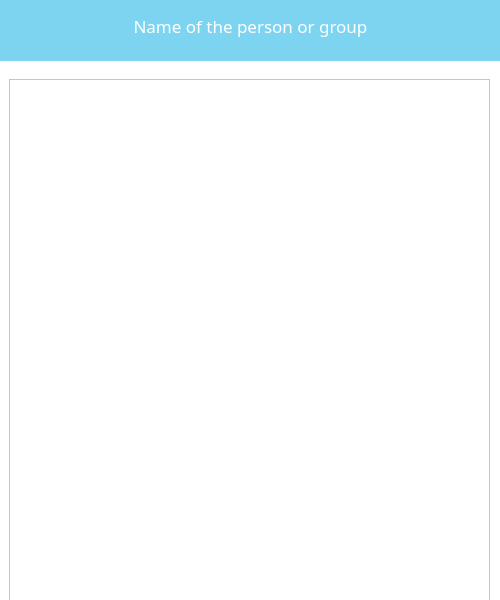
<?xml version="1.0" encoding="UTF-8"?>
<ui version="4.0">
 <class>ChatWindow</class>
 <widget class="QDialog" name="ChatWindow">
  <property name="geometry">
   <rect>
    <x>0</x>
    <y>0</y>
    <width>500</width>
    <height>600</height>
   </rect>
  </property>
  <property name="minimumSize">
   <size>
    <width>500</width>
    <height>600</height>
   </size>
  </property>
  <property name="font">
   <font>
    <family>Yu Gothic UI Semilight</family>
    <pointsize>12</pointsize>
   </font>
  </property>
  <property name="windowTitle">
   <string>Chat with</string>
  </property>
  <property name="styleSheet">
   <string notr="true">background-color: rgb(255, 255, 255);</string>
  </property>
  <widget class="Line" name="line">
   <property name="geometry">
    <rect>
     <x>0</x>
     <y>0</y>
     <width>500</width>
     <height>61</height>
    </rect>
   </property>
   <property name="styleSheet">
    <string notr="true">background-color: rgb(125, 212, 240);
color: rgb(125, 212, 240);</string>
   </property>
   <property name="lineWidth">
    <number>29</number>
   </property>
   <property name="midLineWidth">
    <number>-1</number>
   </property>
   <property name="orientation">
    <enum>Qt::Horizontal</enum>
   </property>
  </widget>
  <widget class="QPushButton" name="pushButton_2">
   <property name="geometry">
    <rect>
     <x>10</x>
     <y>10</y>
     <width>31</width>
     <height>31</height>
    </rect>
   </property>
   <property name="styleSheet">
    <string notr="true">background-color: rgb(125, 212, 240);
border: none;</string>
   </property>
   <property name="text">
    <string/>
   </property>
   <property name="icon">
    <iconset>
     <normaloff>../icon_images/strelka.png</normaloff>../icon_images/strelka.png</iconset>
   </property>
   <property name="iconSize">
    <size>
     <width>25</width>
     <height>25</height>
    </size>
   </property>
  </widget>
  <widget class="QLabel" name="label">
   <property name="geometry">
    <rect>
     <x>80</x>
     <y>10</y>
     <width>341</width>
     <height>31</height>
    </rect>
   </property>
   <property name="font">
    <font>
     <family>Yu Gothic UI Semibold</family>
     <pointsize>13</pointsize>
     <weight>50</weight>
     <bold>false</bold>
    </font>
   </property>
   <property name="styleSheet">
    <string notr="true">color: rgb(255, 255, 255);
background-color: rgb(125, 212, 240);</string>
   </property>
   <property name="text">
    <string>Name of the person or group</string>
   </property>
   <property name="alignment">
    <set>Qt::AlignCenter</set>
   </property>
  </widget>
  <widget class="QLabel" name="label_2">
   <property name="geometry">
    <rect>
     <x>420</x>
     <y>10</y>
     <width>47</width>
     <height>41</height>
    </rect>
   </property>
   <property name="styleSheet">
    <string notr="true">background-color: rgb(125, 212, 240);</string>
   </property>
   <property name="text">
    <string/>
   </property>
   <property name="pixmap">
    <pixmap>../icon_images/dialog.png</pixmap>
   </property>
   <property name="scaledContents">
    <bool>true</bool>
   </property>
  </widget>
  <widget class="QPushButton" name="pushButton">
   <property name="geometry">
    <rect>
     <x>450</x>
     <y>540</y>
     <width>31</width>
     <height>31</height>
    </rect>
   </property>
   <property name="styleSheet">
    <string notr="true">background-color: rgb(56, 92, 255);</string>
   </property>
   <property name="text">
    <string/>
   </property>
   <property name="icon">
    <iconset>
     <normaloff>../icon_images/send.png</normaloff>../icon_images/send.png</iconset>
   </property>
   <property name="iconSize">
    <size>
     <width>20</width>
     <height>20</height>
    </size>
   </property>
  </widget>
  <widget class="QTextEdit" name="message">
   <property name="geometry">
    <rect>
     <x>20</x>
     <y>500</y>
     <width>421</width>
     <height>71</height>
    </rect>
   </property>
   <property name="font">
    <font>
     <family>MS Shell Dlg 2</family>
     <pointsize>10</pointsize>
    </font>
   </property>
   <property name="styleSheet">
    <string notr="true">border: 2px solid rgb(56, 92, 255);</string>
   </property>
   <property name="placeholderText">
    <string>Напишите сообщение...</string>
   </property>
  </widget>
  <widget class="QFrame" name="frame">
   <property name="geometry">
    <rect>
     <x>9</x>
     <y>79</y>
     <width>481</width>
     <height>1000</height>
    </rect>
   </property>
   <property name="minimumSize">
    <size>
     <width>0</width>
     <height>1000</height>
    </size>
   </property>
   <property name="layoutDirection">
    <enum>Qt::RightToLeft</enum>
   </property>
   <property name="frameShape">
    <enum>QFrame::StyledPanel</enum>
   </property>
   <property name="frameShadow">
    <enum>QFrame::Raised</enum>
   </property>
  </widget>
 </widget>
 <resources/>
 <connections/>
</ui>
